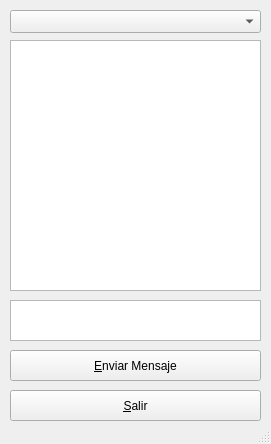
<?xml version="1.0" encoding="UTF-8"?>
<ui version="4.0">
 <class>MainWindow</class>
 <widget class="QMainWindow" name="MainWindow">
  <property name="geometry">
   <rect>
    <x>0</x>
    <y>0</y>
    <width>271</width>
    <height>444</height>
   </rect>
  </property>
  <property name="windowTitle">
   <string>MainWindow</string>
  </property>
  <widget class="QWidget" name="centralwidget">
   <widget class="QPushButton" name="boton_enviar">
    <property name="geometry">
     <rect>
      <x>10</x>
      <y>350</y>
      <width>251</width>
      <height>31</height>
     </rect>
    </property>
    <property name="text">
     <string>&amp;Enviar Mensaje</string>
    </property>
   </widget>
   <widget class="QComboBox" name="combo_contactos">
    <property name="geometry">
     <rect>
      <x>10</x>
      <y>10</y>
      <width>251</width>
      <height>23</height>
     </rect>
    </property>
   </widget>
   <widget class="QTextEdit" name="texto_mensaje">
    <property name="geometry">
     <rect>
      <x>10</x>
      <y>300</y>
      <width>251</width>
      <height>41</height>
     </rect>
    </property>
   </widget>
   <widget class="QListView" name="lista_mensajes">
    <property name="geometry">
     <rect>
      <x>10</x>
      <y>40</y>
      <width>251</width>
      <height>251</height>
     </rect>
    </property>
   </widget>
   <widget class="QPushButton" name="boton_salir">
    <property name="geometry">
     <rect>
      <x>10</x>
      <y>390</y>
      <width>251</width>
      <height>31</height>
     </rect>
    </property>
    <property name="text">
     <string>&amp;Salir</string>
    </property>
   </widget>
  </widget>
  <widget class="QStatusBar" name="statusbar"/>
 </widget>
 <resources/>
 <connections/>
</ui>
